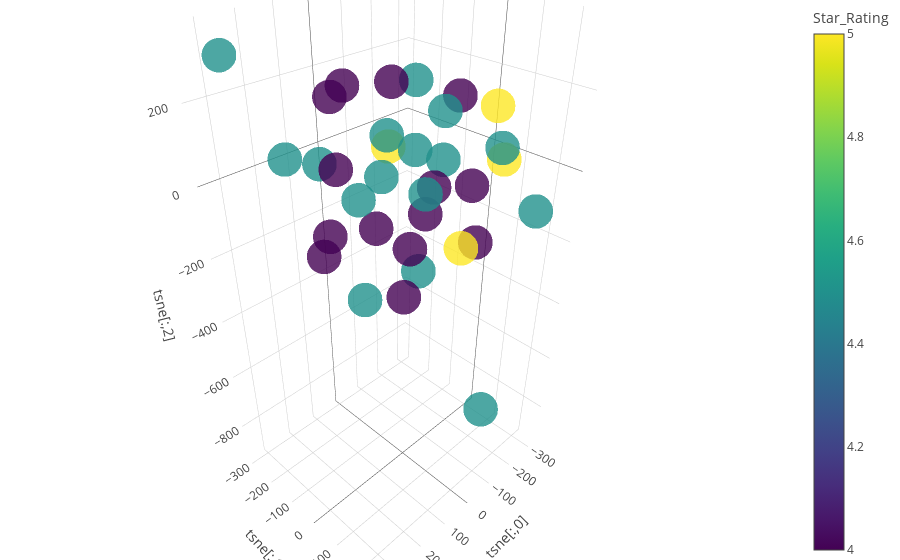

This figure's notebook cell:
### Code cell
business_data_tsne_embedded = go.Scatter3d(
    x=X_business_data_plt_embedded[:,0],
    y=X_business_data_plt_embedded[:,1],
    z=X_business_data_plt_embedded[:,2],
    mode='markers',
    marker=dict(
        size=12,
        color=y_business_data_plt,  # set color to an array/list of desired values
        colorscale='Viridis',       # choose a colorscale
        opacity=0.8,
        colorbar = dict(title = '{}'.format(y_business_data_plt.name))
    ),
    text = y_business_data_plt
)

data = [business_data_tsne_embedded]
layout = go.Layout(
     scene = dict(xaxis=dict(title='tsne[:,0]'),
                            yaxis=dict(title='tsne[:,1]'),
                            zaxis=dict(title='tsne[:,2]'),
                           ),
    margin=dict(
        l=0,
        r=0,
        b=0,
        t=0
    )
)
fig = go.Figure(data=data, layout=layout)
po.iplot(fig, filename='3d-scatter-colorscale')

### Figure 1 — Plotly figure (JSON) as saved in the notebook; plotly's stock layout.template omitted (floating-point values rounded to 4 significant figures)
{"data": [{"marker": {"color": [4, 5, 4.5, 5, 4.5, 4, 4, 4.5, 4, 4.5, 4.5, 4.5, 4, 4, 4, 4, 4.5, 4.5, 4, 4.5, 5, 4.5, 4.5, 4, 4.5, 4, 4.5, 4.5, 4, 5, 4.5, 4, 4, 4.5], "colorbar": {"title": "Star_Rating"}, "colorscale": "Viridis", "opacity": 0.8, "size": 12}, "mode": "markers", "text": [4, 5, 4.5, 5, 4.5, 4, 4, 4.5, 4, 4.5, 4.5, 4.5, 4, 4, 4, 4, 4.5, 4.5, 4, 4.5, 5, 4.5, 4.5, 4, 4.5, 4, 4.5, 4.5, 4, 5, 4.5, 4, 4, 4.5], "type": "scatter3d", "uid": "9a89c2fe-e15d-11e8-b8c4-f76fa494f902", "x": [124.5, -167.7, -71.39, -318.3, -42.9, -53.25, 150.0, -89.31, -147.8, -206.8, 130.5, -218.1, -113.3, -84.54, 302.3, -293.3, -178.9, 123.5, 11.32, 48.32, -107.6, -152.1, -288.9, 161.7, 43.18, 144.1, -12.72, 339.9, 101.6, 57.82, 135.4, -10.47, 217.6, 150.5], "y": [-112.4, -229.9, -137.0, 47.69, -13.61, 153.8, -108.2, -35.81, -69.46, 117.5, -155.8, -74.56, 130.4, 13.74, 57.61, -90.99, 248.3, -302.7, 26.72, 72.81, 165.4, -18.81, 75.28, 152.7, -38.27, 48.35, -184.4, -176.1, 54.54, 222.1, -5.979, -227.3, 8.156, 198.4], "z": [207.6, -36.72, 52.87, -33.09, 228.3, 26.32, -133.2, -315.6, -174.8, 56.99, 36.5, -41.18, -160.2, -40.97, -43.65, 109.0, -51.77, -2.823, -170.3, 119.2, 199.9, 125.8, -912.3, -172.2, 13.89, -46.45, -124.6, 329.3, 275.7, -58.68, -278.1, 171.0, 108.5, 97.95]}], "layout": {"margin": {"b": 0, "l": 0, "r": 0, "t": 0}, "scene": {"xaxis": {"title": "tsne[:,0]"}, "yaxis": {"title": "tsne[:,1]"}, "zaxis": {"title": "tsne[:,2]"}}}}
